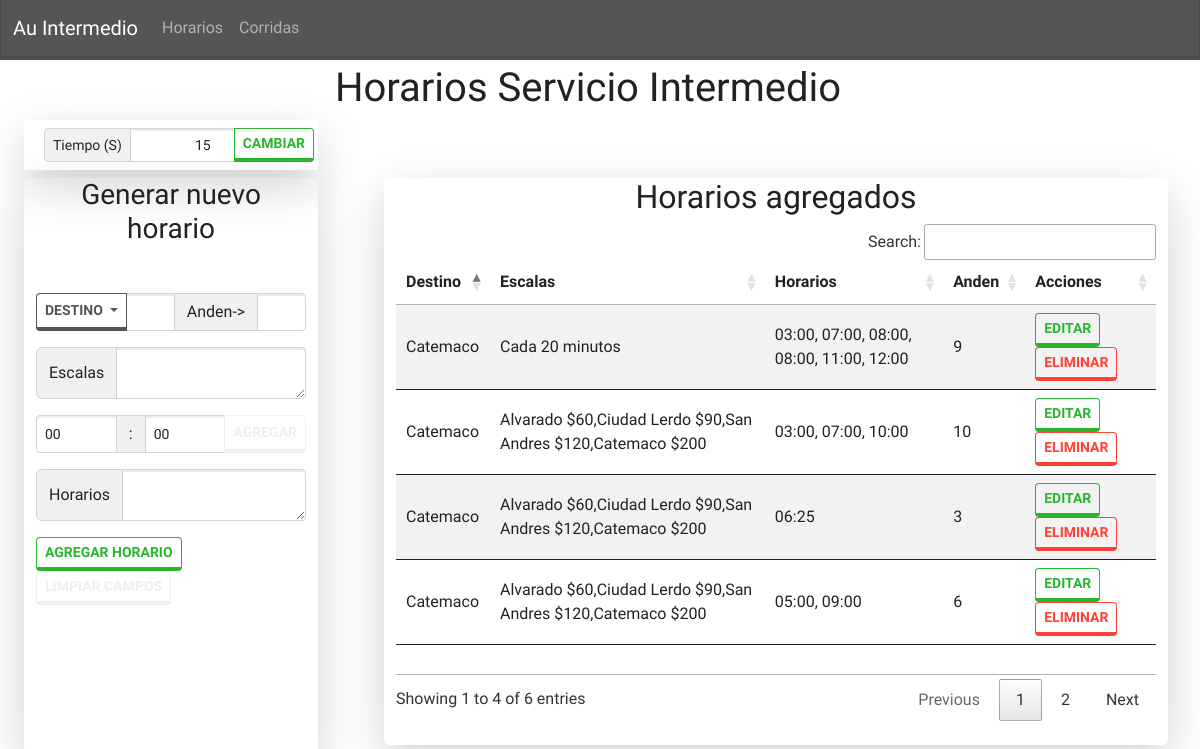
The app's page /horarios, older data.
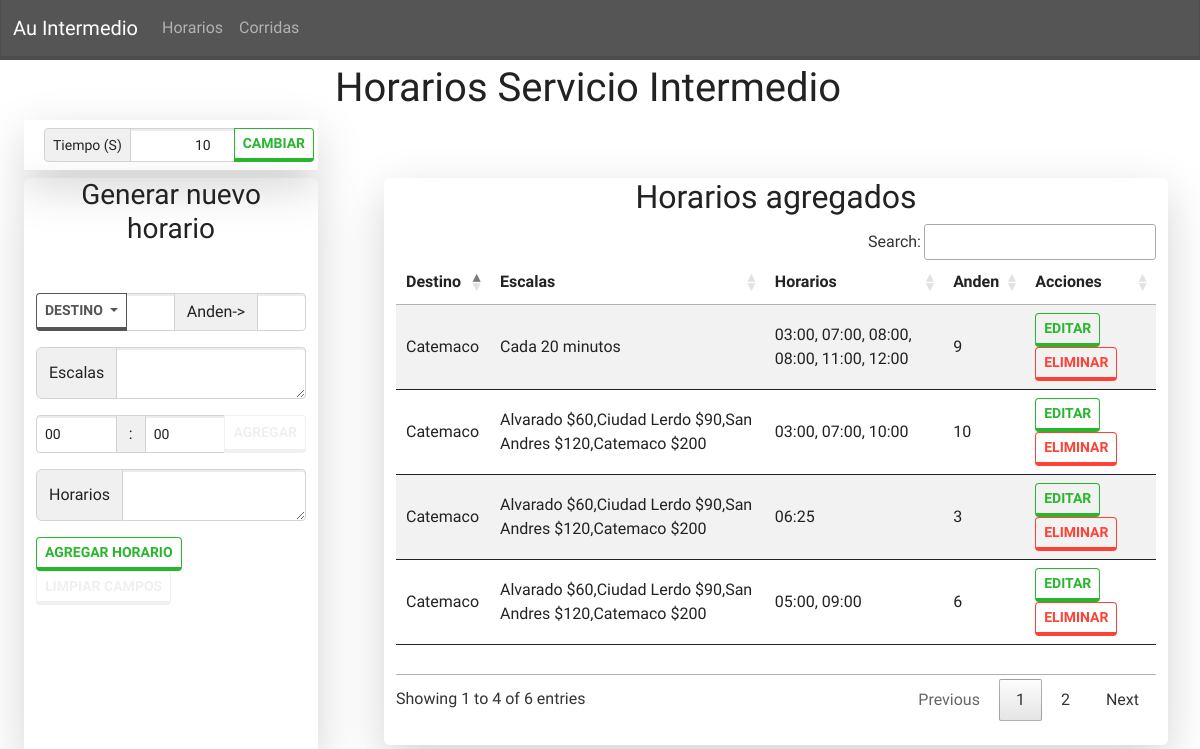
The same page, newer data.
### app.py (models this page shows)
class Time(db.Model):
    __tablename__ = "time"
    id = db.Column(db.Integer, primary_key = True)
    time = db.Column(db.Integer)

class Horarios(db.Model):
    __tablename__ = "horario"
    id = db.Column(db.Integer, primary_key = True)
    destino = db.Column(db.String(100), nullable = False)
    escala = db.Column(db.String, nullable = False)
    horario = db.Column(db.String, nullable = False)
    anden = db.Column(db.Integer, nullable = False)

### app.py (the view, shortened to what this page needs)
@app.route('/horarios', methods = ['GET', 'POST']) # pagina de Horarios
def horarios():
    return render_template('horarios.html', horarios = Horarios.query, corridas = Corrida.query, time = Time.query.first())

### templates/horarios.html (shortened to what this page needs)
{% extends 'base.html' %}
    {% block content %}
      <div class="row justify-content-center ">
        <h1 class=" d-flex justify-content-center">Horarios Servicio Intermedio</h1>
      </div>
      <div class="row">
        <div class="col-3 bg-transparent shadow-lg ms-4">
          <form action="/time" method="post">
            <div class="input-group input-group-sm m-2">
              <span class="input-group-text">Tiempo (S)</span>
              <input type="number" class="form-control form-control-sm text-end" name="time" value="{{time.time}}" required>
              <button class="btn btn-outline-success btn-sm" type="submit">Cambiar</button>
            </div>
          </form>
        </div>
      </div>
      <div class="row justify-content-between">
      <div class="formcontent col-md-12 col-ms-12 col-lg-3 ms-4 mt-2 rounded-2 shadow-lg bg-transparent">
        <h3 class="mb-5 text-center ">Generar nuevo horario</h3>
        <form class="mb-5" action="/horarios" method="post">
        <div class="input-group mb-3">
          <button class="btn btn-outline-dark dropdown-toggle btn-sm" type="button" data-bs-toggle="dropdown" aria-expanded="false">
            Destino
          </button>
          <input type="text" id="destino"name="destino" class="form-control form-control-sm" readonly>
          <span class="input-group-text">Anden-></span>
          <input type="number" id="anden" name="anden" class="form-control form-control-sm">
        </div>
      <div class="input-group mb-3">
        <span class="input-group-text">Escalas</span>
        <textarea class="form-control form-control-sm" placeholder="" id="escala" name="escala" readonly></textarea>
      </div>
      <div class="input-group mb-3">
        <select name="hora" id="hora" class="form-control form-control-sm">
           <option value = "00"> 00 </option>
        </select>
        <span class="input-group-text"> : </span>
        <select name="minuto" id="minuto" class="form-control form-control-sm">
          <option value="00">00</option>
        </select>
        <button class="btn btn-outline-secondary btn-sm" onclick="add_hora()" type="button">Agregar</button>
      </div>
      <div class="input-group mb-3">
        <span class="input-group-text">Horarios</span>
        <textarea class="form-control form-control-sm" placeholder="" id="horarios" name="horarios" readonly></textarea>
      </div>
      <button class="btn btn-outline-success btn-sm" type="submit">Agregar Horario</button>
      <button class="btn btn-outline-secondary btn-sm" onclick="reset()" type="button">Limpiar Campos</button>
      </form>
      </div>
      <div class="tablecontent col-md-12 col-sm-12 col-lg-8 rounded-2 m-2 shadow-lg bg-transparent">
          <h2 class="mb-2 text-center">Horarios agregados</h2>
          <table class="table table-sm table-striped table-hover align-middle" id="myTable">
            <thead>
              <tr>
                <th>Destino</th>
                <th>Escalas</th>
                <th>Horarios</th>
                <th>Anden</th>
                <th>Acciones</th>
              </tr>
            </thead>
            <tbody>
              {% for i in horarios%}
              <tr>
                <td>{{i.destino}}</td>
                <td>{{i.escala}}</td>
                <td>{{i.horario}}</td>
                <td>{{i.anden}}</td>
                <td>
                  <a href="/modal/{{i.id}}" class="btn btn-sm btn-outline-success">Editar</a>
                  <a href="/delete/{{i.id}}" class=" btn btn-sm btn-outline-danger">Eliminar</a>
                </td>
              </tr>
              {% endfor %}
            </tbody>
          </table>
          <br>
      </div>
      </div>
    {% endblock %}

### templates/base.html (shortened to what this page needs)
<!DOCTYPE html>
<html lang="en">
<head>
	<link rel="stylesheet" type="text/css" href="{{url_for('static', filename ='/css/bootstrap1.min.css' )}} ">
	<link rel="stylesheet" type="text/css" href="{{url_for('static', filename = '/css/main.css')}}">
	<link rel="stylesheet" type="text/css" href="{{url_for('static', filename = '/css/datatable.css')}}">
</head>
<body>
	<nav class="navbar navbar-expand-lg navbar-dark bg-dark">
	  <div class="container-fluid">
	    <a class="navbar-brand" href="/">Au Intermedio</a>
	    <div class="collapse navbar-collapse" id="navbarNav">
	      <ul class="navbar-nav">
	        <li class="nav-item">
	          <a class="nav-link" href="/horarios">Horarios</a>
	        </li>
	        <li class="nav-item">
	          <a class="nav-link" href="/corridas">Corridas</a>
	        </li>
	      </ul>
	    </div>
	  </div>
	</nav>
	<div class="container-fluid">
			<div class="row mt-1 ">
				{% block content %}{% endblock %}
			</div>
		</div>
</body>
</html>

### static/css/datatable.css (style rules this page uses)
table.dataTable thead>tr>th.sorting,table.dataTable thead>tr>th.sorting_asc,table.dataTable thead>tr>th.sorting_desc,table.dataTable thead>tr>th.sorting_asc_disabled,table.dataTable thead>tr>th.sorting_desc_disabled,table.dataTable thead>tr>td.sorting,table.dataTable thead>tr>td.sorting_asc,table.dataTable thead>tr>td.sorting_desc,table.dataTable thead>tr>td.sorting_asc_disabled,table.dataTable thead>tr>td.sorting_desc_disabled { cursor:pointer;position:relative;padding-right:26px }
table.dataTable thead>tr>th.sorting:before,table.dataTable thead>tr>th.sorting:after,table.dataTable thead>tr>th.sorting_asc:before,table.dataTable thead>tr>th.sorting_asc:after,table.dataTable thead>tr>th.sorting_desc:before,table.dataTable thead>tr>th.sorting_desc:after,table.dataTable thead>tr>th.sorting_asc_disabled:before,table.dataTable thead>tr>th.sorting_asc_disabled:after,table.dataTable thead>tr>th.sorting_desc_disabled:before,table.dataTable thead>tr>th.sorting_desc_disabled:after,table.dataTable thead>tr>td.sorting:before,table.dataTable thead>tr>td.sorting:after,table.dataTable thead>tr>td.sorting_asc:before,table.dataTable thead>tr>td.sorting_asc:after,table.dataTable thead>tr>td.sorting_desc:before,table.dataTable thead>tr>td.sorting_desc:after,table.dataTable thead>tr>td.sorting_asc_disabled:before,table.dataTable thead>tr>td.sorting_asc_disabled:after,table.dataTable thead>tr>td.sorting_desc_disabled:before,table.dataTable thead>tr>td.sorting_desc_disabled:after { position:absolute;display:block;opacity:.125;right:10px;line-height:9px;font-size:.9em }
table.dataTable thead>tr>th.sorting:before,table.dataTable thead>tr>th.sorting_asc:before,table.dataTable thead>tr>th.sorting_desc:before,table.dataTable thead>tr>th.sorting_asc_disabled:before,table.dataTable thead>tr>th.sorting_desc_disabled:before,table.dataTable thead>tr>td.sorting:before,table.dataTable thead>tr>td.sorting_asc:before,table.dataTable thead>tr>td.sorting_desc:before,table.dataTable thead>tr>td.sorting_asc_disabled:before,table.dataTable thead>tr>td.sorting_desc_disabled:before { bottom:50%;content:"▴" }
table.dataTable thead>tr>th.sorting:after,table.dataTable thead>tr>th.sorting_asc:after,table.dataTable thead>tr>th.sorting_desc:after,table.dataTable thead>tr>th.sorting_asc_disabled:after,table.dataTable thead>tr>th.sorting_desc_disabled:after,table.dataTable thead>tr>td.sorting:after,table.dataTable thead>tr>td.sorting_asc:after,table.dataTable thead>tr>td.sorting_desc:after,table.dataTable thead>tr>td.sorting_asc_disabled:after,table.dataTable thead>tr>td.sorting_desc_disabled:after { top:50%;content:"▾" }
table.dataTable thead>tr>th.sorting_asc:before,table.dataTable thead>tr>th.sorting_desc:after,table.dataTable thead>tr>td.sorting_asc:before,table.dataTable thead>tr>td.sorting_desc:after { opacity:.6 }
div.dataTables_scrollBody table.dataTable thead>tr>th:before,div.dataTables_scrollBody table.dataTable thead>tr>th:after,div.dataTables_scrollBody table.dataTable thead>tr>td:before,div.dataTables_scrollBody table.dataTable thead>tr>td:after { display:none }
table.dataTable thead th,table.dataTable thead td,table.dataTable tfoot th,table.dataTable tfoot td { text-align:left }
table.dataTable { width:100%;margin:0 auto;clear:both;border-collapse:separate;border-spacing:0 }
table.dataTable thead th,table.dataTable tfoot th { font-weight:bold }
table.dataTable thead th,table.dataTable thead td { padding:10px;border-bottom:1px solid rgba(0, 0, 0, 0.3) }
table.dataTable tbody tr { background-color:transparent }
table.dataTable tbody th,table.dataTable tbody td { padding:8px 10px }
table.dataTable.no-footer { border-bottom:1px solid rgba(0, 0, 0, 0.3) }
table.dataTable th,table.dataTable td { box-sizing:content-box }
.dataTables_wrapper .dataTables_scroll div.dataTables_scrollBody>table>thead>tr>th,.dataTables_wrapper .dataTables_scroll div.dataTables_scrollBody>table>thead>tr>td,.dataTables_wrapper .dataTables_scroll div.dataTables_scrollBody>table>tbody>tr>th,.dataTables_wrapper .dataTables_scroll div.dataTables_scrollBody>table>tbody>tr>td { vertical-align:middle }
.dataTables_wrapper.no-footer div.dataTables_scrollHead table.dataTable,.dataTables_wrapper.no-footer div.dataTables_scrollBody>table { border-bottom:none }

Row changes from the older to the newer data that the page shows:
changed Time: time "15" → "10"
